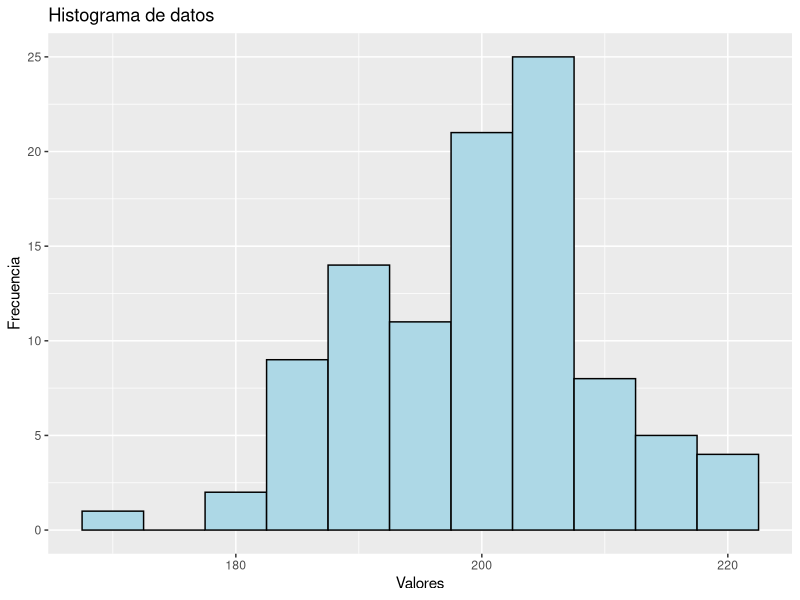
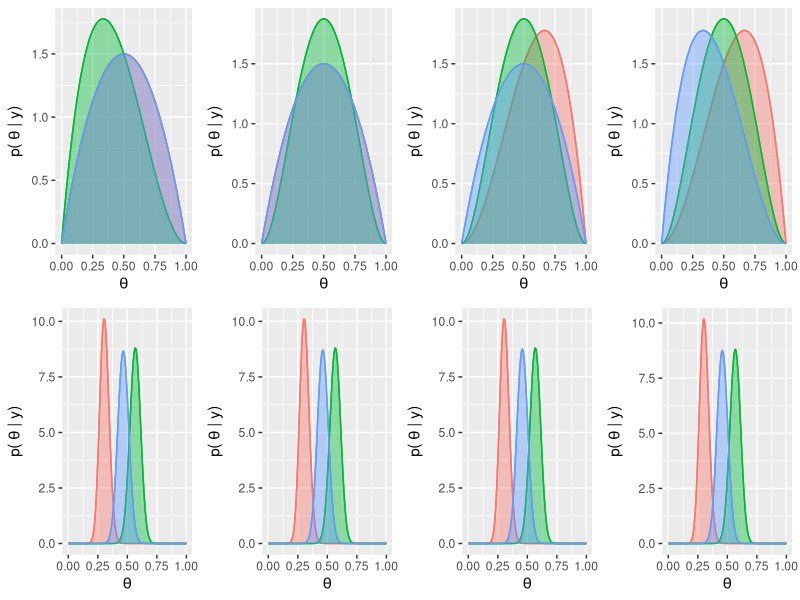
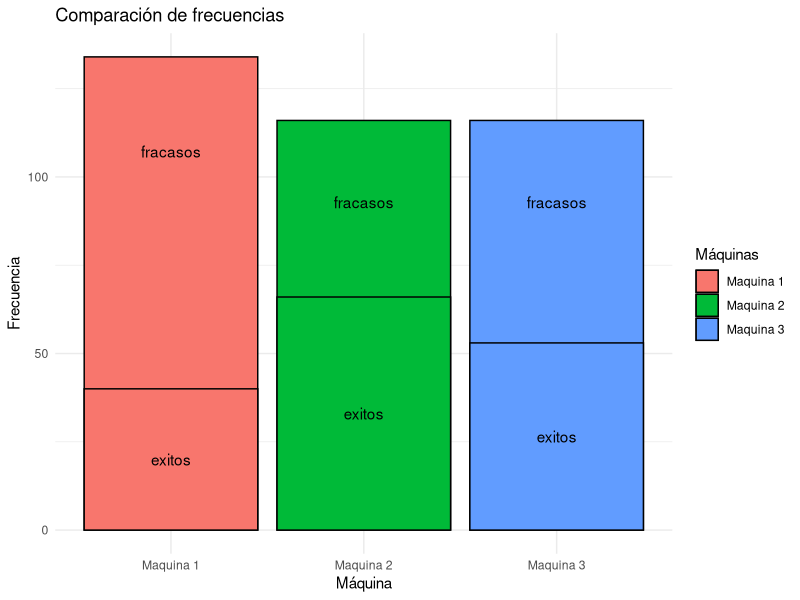
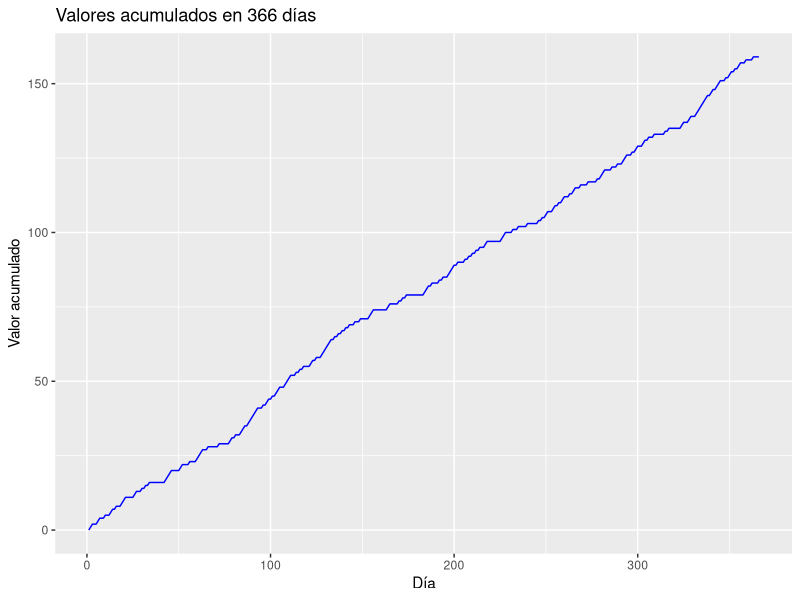
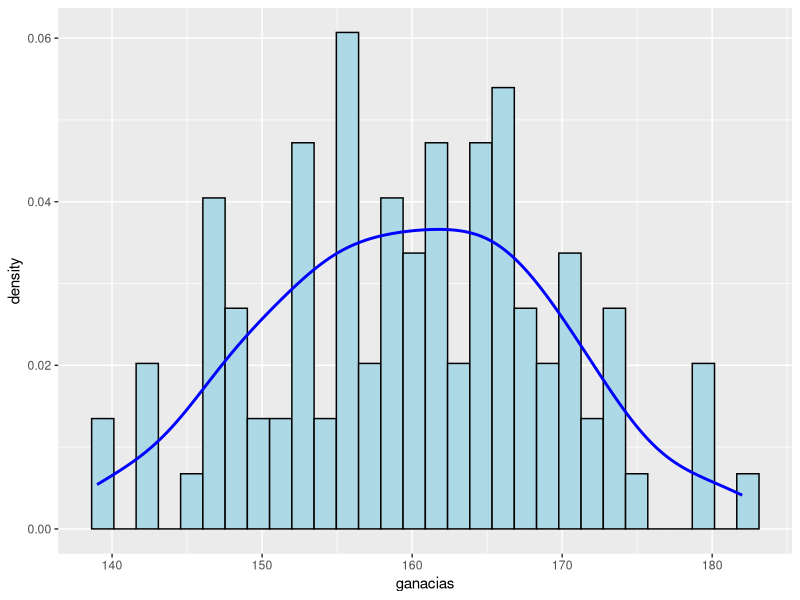
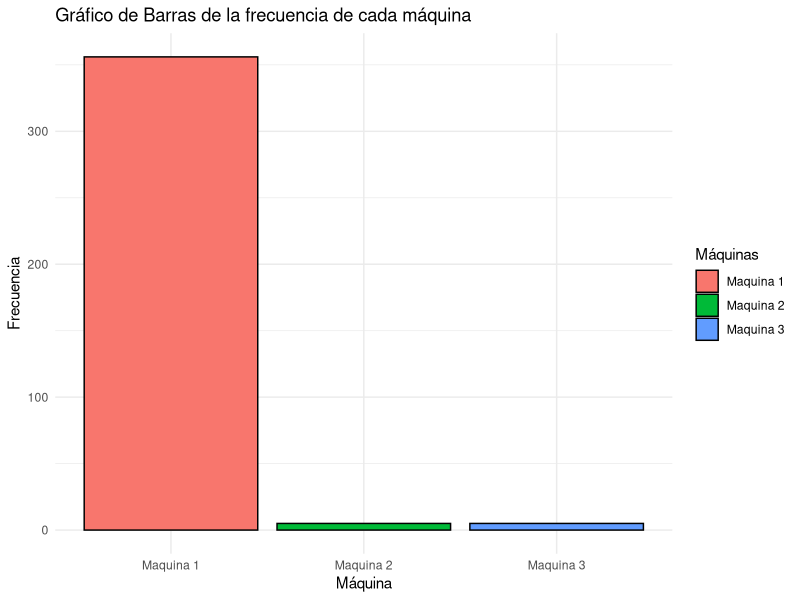
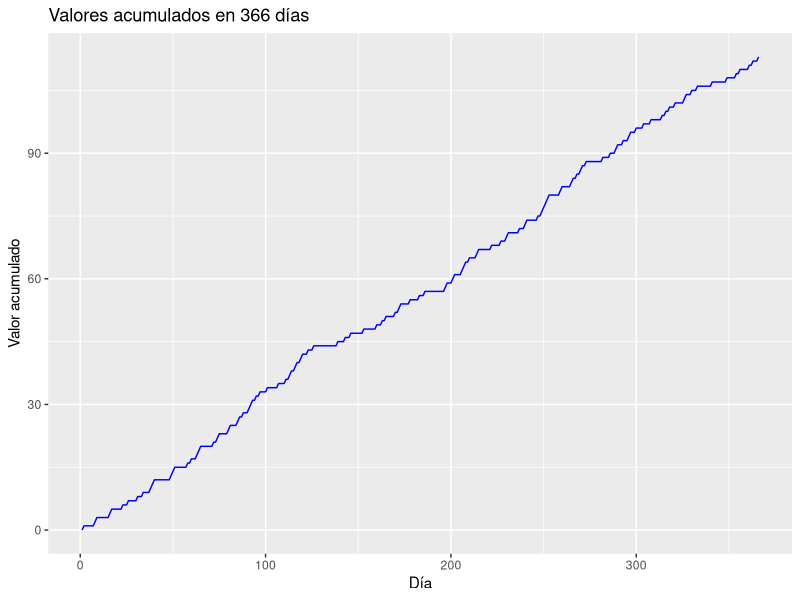
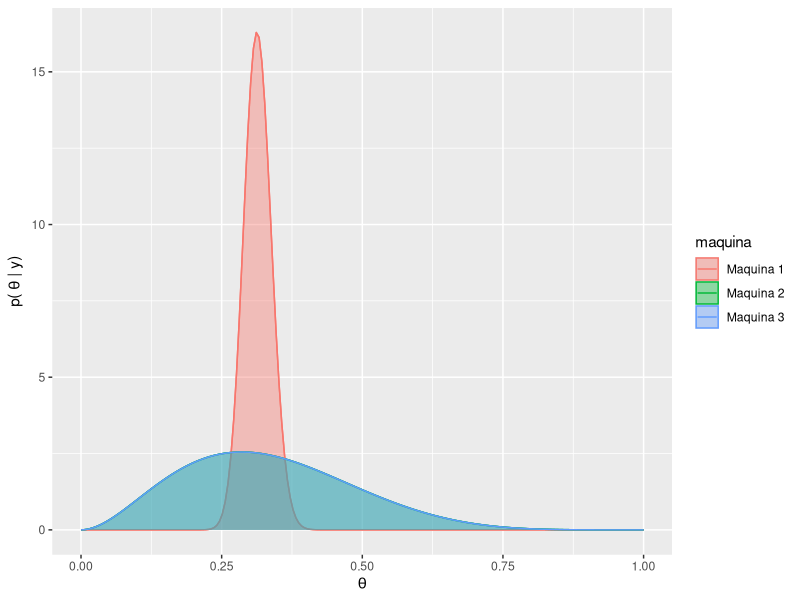

The R source for these figures, in order: (Note: this script raises an error after producing the figures.)
library(ggplot2)
library(dplyr)
library(cowplot)
library(gridExtra)
n_simulaciones=100
set.seed(491)
resultados=rbinom(n_simulaciones, 366, 0.55)
datos=data.frame(resultados)
summary(datos) # mejorar


ggplot(data.frame(x = resultados), aes(x)) +
  geom_histogram(binwidth = 5, fill = "lightblue", color = "black") +
  #geom_density(color = "red", size = 1.5) +  # Agrega la línea suavizada
  labs(title = "Histograma de datos",
       x = "Valores",
       y = "Frecuencia")

#en promedio esperamos que gane 200.6 veces o 201


################################################################################
################################################################################
################################################################################

## Estrategia 1: Completamente al azar
####################### 1
al_azar <- function(lista1) {
  alphas <- lista1[[1]]
  betas <- lista1[[2]]
  tethas <- lista1[[3]]
  prior_df <- lista1[[4]]
  x1=seq(0,1,length.out =200)

  sample <- sample(1:length(alphas), 1)
  juego <- rbinom(1, 1, tethas[sample])
  alphas[sample] <- alphas[sample] + juego
  betas[sample] <- betas[sample] + 1 - juego
  
  postirior <- dbeta(x1, alphas[sample],  betas[sample])
  prior_df[, sample] <- postirior
  salida1_list <- list(alphas, betas, tethas, prior_df, sample, juego)
  return(salida1_list)
}

####################### 2
set.seed(491)
alphas<-c(2,2,2)
betas<-c(2,2,2)
tethas=c(0.3,0.55,0.45)

x1=seq(0,1,length.out =200)
prior_df <- data.frame(prior1=dbeta(x1,alphas[1],betas[1]), 
                       prior2=dbeta(x1,alphas[2],betas[2]), 
                       prior3=dbeta(x1,alphas[3],betas[3]))

wins=numeric(366)
cont_exitos= c(0,0,0)
cont_tiradas = c(0, 0, 0)
juego=0
sample=0
entrada1_list = list(alphas, betas, tethas, prior_df, sample, juego)
graf_list=list()

for (i in 1:366) {
  entrada1_list=al_azar(lista1=entrada1_list)
  sample <- entrada1_list[[5]]
  juego <- entrada1_list[[6]]
  cont_exitos[sample] <- cont_exitos[sample] + juego
  cont_tiradas[sample] <- cont_tiradas[sample] + 1
  prior_df <- entrada1_list[[4]]

  if(i==1){
    wins[i]=juego
  }else{
    wins[i]=wins[i-1]+juego
  }
  prior_df_largo <- data.frame(
    theta = x1,
    posterior = rep(c(prior_df$prior1, 
                      prior_df$prior2, 
                      prior_df$prior3), time = 1),
    maquina = rep(c("Maquina 1", "Maquina 2", "Maquina 3"), each = 200)
  )
  graf_list[[i]] <- ggplot(prior_df_largo)+
    aes(x = theta, y = posterior, color = maquina)+
    theme(legend.position = "none")+
    geom_line() +
    geom_area(aes(fill = maquina), alpha = 0.4, position = "identity") +
    labs(x = expression(theta), y = expression("p(" ~ theta ~ "| y)"))
}

grid.arrange(graf_list[[1]],graf_list[[2]],graf_list[[3]],graf_list[[4]],
             graf_list[[363]],graf_list[[364]],graf_list[[365]],graf_list[[366]],
             ncol = 4)


# Crear el gráfico de barras

df <- data.frame(maq = c("Maquina 1", "Maquina 2", "Maquina 3"),
                 freq = cont_tiradas,
                 exitos = cont_exitos,
                 fracasos = cont_tiradas - cont_exitos)
ggplot(df, aes(x = maq, fill = maq)) +
  geom_bar(aes(y = freq ), stat = "identity", color = "black") +
  geom_bar(aes(y = exitos ), stat = "identity", color = "black") +
  geom_text(aes(y = exitos, label = "exitos"), position = position_stack(vjust = 0.5)) +
  geom_text(aes(y = freq, label = "fracasos"), position = position_stack(vjust = 0.8)) +
  labs(title = "Comparación de frecuencias",
       x = "Máquina",
       y = "Frecuencia") +
  theme_minimal() +
  guides(fill = guide_legend(title = "Máquinas"))


df <- data.frame(dias = 1:366, wins=wins)
# Crear el gráfico evolucion ganancia
ggplot(df, aes(x = dias, y = wins)) +
  geom_line(color = "blue")+
  labs(title = "Valores acumulados en 366 días",
       x = "Día",
       y = "Valor acumulado")


######################## 3 1000 de 365 dias
wins1_anio = numeric(n_simulaciones)

for (anio in 1:n_simulaciones) {
  alphas<-c(2,2,2)
  betas<-c(2,2,2)
  tethas=c(0.3,0.55,0.45)
  x1=seq(0,1,length.out =200)
  prior_df <- data.frame(prior1=dbeta(x1,alphas[1],betas[1]), 
                         prior2=dbeta(x1,alphas[2],betas[2]), 
                         prior3=dbeta(x1,alphas[3],betas[3]))
  wins=numeric(366)
  cont_exitos= c(0,0,0)
  cont_tiradas = c(0, 0, 0)
  juego=0
  sample=0
  entrada1_list = list(alphas, betas, tethas, prior_df, sample, juego)
  graf_list=list()
  
  for (i in 1:366) {
    entrada1_list=al_azar(lista1=entrada1_list)
    sample <- entrada1_list[[5]]
    juego <- entrada1_list[[6]]
    cont_exitos[sample] <- cont_exitos[sample] + juego
    cont_tiradas[sample] <- cont_tiradas[sample] + 1
    prior_df <- entrada1_list[[4]]
    
    if(i==1){
      wins[i]=juego
    }else{
      wins[i]=wins[i-1]+juego
    }
  }
  wins1_anio[anio] <- wins[366]
}

ganacias_df <- data.frame(anios=1:n_simulaciones, ganacias=wins1_anio)
ggplot(ganacias_df) +
  aes(x = ganacias) +
  geom_histogram(aes(y = ..density..), color = "black", fill = "lightblue", bins = 30) +
  geom_density(color = "blue", size = 1)

#4 no es bayesiano, es al azar perreque

################################################################################
################################################################################
################################################################################

## Estrategia 2: Greedy con tasa obs


###### 1 Fijamos la semilla
set.seed(412)
greedy_tasa_obs<-function(lista2){
  fl_calentamiento <- lista2[[5]]
  t <- lista2[[2]]
  tethas <- lista2[[1]]
  if (fl_calentamiento){
    sample <- sample(1:3, 1)
  }
  else{
    sample <- order(t + runif(3,0.001, 0.009), decreasing = TRUE)[1]
  }
  juego <- rbinom(1, 1, tethas[sample])
  lista2_salida<-list(tethas, t, juego, sample, fl_calentamineto)
  return(lista2_salida)
}

# Defino variables necesarias
tethas=c(0.3,0.55,0.45)
t = c(0.5,0.5,0.5)
cont_exitos= c(0,0,0)
cont_tiradas = c(0, 0, 0)
juego=0
sample=0
fl_calentamineto=FALSE
wins=numeric(366)
lista2_entrada=list(tethas, t, juego, sample, fl_calentamineto)

for(i in 1:366){
  fl_calentamineto <- ifelse(i>10, FALSE, TRUE )

  lista2_entrada <- greedy_tasa_obs(lista2 = lista2_entrada)
  juego <- lista2_entrada[[3]]
  sample <- lista2_entrada[[4]]
  cont_exitos[sample] <- cont_exitos[sample] + juego
  cont_tiradas[sample] <- cont_tiradas[sample] + 1
  lista2_entrada[[2]][sample] <- cont_exitos[sample] / cont_tiradas[sample]
  if(i==1){
    wins[i]=juego
  }else{
    wins[i]=wins[i-1]+juego
  }
}


# Graficos
df <- data.frame(cont = c("Maquina 1", "Maquina 2", "Maquina 3"),
                 freq = cont_tiradas)

ggplot(df, aes(x = cont, y = freq, fill = cont)) +
  geom_bar(stat = "identity", color = "black") +
  labs(title = "Gráfico de Barras de la frecuencia de cada máquina",
       x = "Máquina",
       y = "Frecuencia") +
  theme_minimal() + 
  guides(fill = guide_legend(title = "Máquinas"))


df <- data.frame(dias = 1:366, wins=wins)
# Crear el gráfico de barras
ggplot(df, aes(x = dias, y = wins)) +
  geom_line(color = "blue")+
  labs(title = "Valores acumulados en 366 días",
       x = "Día",
       y = "Valor acumulado")


# Crear el gráfico de postiriors
x1=seq(0,1,length.out =200)
posterior1=dbeta(x1,2+cont_exitos[1],2+cont_tiradas[1]-cont_exitos[1])
posterior2=dbeta(x1,2+cont_exitos[2],2+cont_tiradas[2]-cont_exitos[2])
posterior3=dbeta(x1,2+cont_exitos[3],2+cont_tiradas[3]-cont_exitos[3])

df <- data.frame(
  theta = x1,
  posterior = rep(c(posterior1,posterior2, posterior3), time = 1),
  maquina = rep(c("Maquina 1", "Maquina 2", "Maquina 3"), each = length(x1))
)

ggplot(df)+
  aes(x = theta, y = posterior, color = maquina)+
  theme(legend.position = "right")+
  geom_line() +
  geom_area(aes(fill = maquina), alpha = 0.4, position = "identity") +
  labs(x = expression(theta), y = expression("p(" ~ theta ~ "| y)"))


######################## 3 1000 de 365 dias

wins2_anio = numeric(n_simulaciones)

for (anio in 1:n_simulaciones) {
  # Definimos parametros
  tethas=c(0.3,0.55,0.45)
  t = c(0.5,0.5,0.5)
  cont_exitos= c(0,0,0)
  cont_tiradas = c(0, 0, 0)
  juego=0
  sample=0
  fl_calentamineto=TRUE
  wins=numeric(366)
  lista2_entrada=list(tethas, t, juego, sample, fl_calentamineto)
  #Simulamos anio
  for(i in 1:366){
    fl_calentamineto <- ifelse(i>10, FALSE, TRUE )
    
    lista2_entrada <- greedy_tasa_obs(lista2 = lista2_entrada)
    juego <- lista2_entrada[[3]]
    sample <- lista2_entrada[[4]]
    cont_exitos[sample] <- cont_exitos[sample] + juego
    cont_tiradas[sample] <- cont_tiradas[sample] + 1
    lista2_entrada[[2]][sample] <- cont_exitos[sample] / cont_tiradas[sample]
    if(i==1){
      wins[i]=juego
    }else{
      wins[i]=wins[i-1]+juego
    }
  }
  wins2_anio[anio] <- wins[366]
}

ganacias_df <- data.frame(anios=1:n_simulaciones, ganacias=wins2_anio)
ggplot(ganacias_df) +
  aes(x = ganacias) +
  geom_histogram(aes(y = ..density..), color = "black", fill = "lightblue", bins = 30) +
  geom_density(color = "blue", size = 1)
#Se ve bine la suma de 3 normales de 3 maquinas, esta bueno

#4 creo que es un metodo frecuentista porque juega nu par de veces y decide


################################################################################
################################################################################
################################################################################

# Estrategia 3: Greedy con probabilidad a posteriorir
# entiendo que elige la que tenga mejor esperanza hasta el momento

set.seed(412)
greedy_prob_posterior<-function(lista3){
  tethas <- lista3[[1]]
  alphas <- lista3[[2]]
  betas <- lista3[[3]]
  
  esperanzas = c(alphas[1]/(alphas[1]+betas[1]),
                alphas[2]/(alphas[2]+betas[2]),
                alphas[3]/(alphas[3]+betas[3]))
  #print(esperanzas)
  sample <- order(esperanzas + runif(3,0.001, 0.009)  , decreasing = TRUE)[1]
  juego <- rbinom(1, 1, tethas[sample])
  alphas[sample] <- alphas[sample] + juego
  betas[sample] <- betas[sample] + 1 - juego
  
  lista3_salida<-list(tethas, alphas, betas, juego, sample)
  return(lista3_salida)
}

# Defino variables necesarias
tethas=c(0.3,0.55,0.45)
alphas<-c(2,2,2)
betas<-c(2,2,2)
juego=0
sample=0
cont_exitos= c(0,0,0) 
cont_tiradas = c(0, 0, 0)

wins=numeric(366)
lista3_entrada=list(tethas, alphas, betas, juego, sample)

for(i in 1:366){
  lista3_entrada <- greedy_prob_posterior(lista3 = lista3_entrada)
  juego <- lista3_entrada[[4]]
  alphas <- lista3_entrada[[2]]
  betas <- lista3_entrada[[3]]
  sample <- lista3_entrada[[5]]
  cont_exitos[sample] = cont_exitos[sample] + juego 
  cont_tiradas[sample] = cont_tiradas[sample] + 1
  if(i==1){
    wins[i]=juego
  }else{
    wins[i]=wins[i-1]+juego
  }
}


# Crear el gráfico de barras

df <- data.frame(maq = c("Maquina 1", "Maquina 2", "Maquina 3"),
                 freq = cont_tiradas)
ggplot(df, aes(x = maq, y = freq, fill = maq)) +
  geom_bar(stat = "identity", color = "black") +
  labs(title = "Comparación de frecuencias",
       x = "Máquina",
       y = "Frecuencia") +
  theme_minimal() +
  guides(fill = guide_legend(title = "Máquinas"))


df <- data.frame(dias = 1:366, wins=wins)
# Crear el gráfico evolucion ganancia
ggplot(df, aes(x = dias, y = wins)) +
  geom_line(color = "blue")+
  labs(title = "Valores acumulados en 366 días",
       x = "Día",
       y = "Valor acumulado")



# Crear el gráfico de postiriors
x1=seq(0,1,length.out =200)
posterior1=dbeta(x1,alphas[1],betas[1])
posterior2=dbeta(x1,alphas[2],betas[2])
posterior3=dbeta(x1,alphas[3],betas[3])
df <- data.frame(
  theta = x1,
  posterior = c(posterior1, posterior2, posterior3),
  maquina = rep(c("Maquina 1", "Maquina 2", "Maquina 3"), each = length(x1))
)

ggplot(df)+
  aes(x = theta, y = posterior, color = maquina)+
  theme(legend.position = "right")+
  geom_line() +
  geom_area(aes(fill = maquina), alpha = 0.4, position = "identity") +
  labs(x = expression(theta), y = expression("p(" ~ theta ~ "| y)"))

######################## 3 1000 de 365 dias
wins3_anio=numeric(n_simulaciones)
for (anio in 1:n_simulaciones) {
  # Defino variables necesarias
  tethas=c(0.3,0.55,0.45)
  alphas<-c(2,2,2)
  betas<-c(2,2,2)
  juego=0
  sample=0
  cont_exitos= c(0,0,0) 
  cont_tiradas = c(0, 0, 0)
  
  wins=numeric(366)
  lista3_entrada=list(tethas, alphas, betas, juego, sample)
  
  for(i in 1:366){
    lista3_entrada <- greedy_prob_posterior(lista3 = lista3_entrada)
    juego <- lista3_entrada[[4]]
    alphas <- lista3_entrada[[2]]
    betas <- lista3_entrada[[3]]
    sample <- lista3_entrada[[5]]
    cont_exitos[sample] = cont_exitos[sample] + juego 
    cont_tiradas[sample] = cont_tiradas[sample] + 1
    if(i==1){
      wins[i]=juego
    }else{
      wins[i]=wins[i-1]+juego
    }
  }
  wins3_anio[anio]<-wins[366]
}

ganancia_df <- data.frame(wins = wins3_anio)
ggplot(ganancia_df) +
  aes(x = wins) +
  geom_histogram(aes(y = ..density..), color = "black", fill = "lightblue", bins = 30) +
  geom_density(color = "blue", size = 1)

mean(wins3_anio)
mean(wins2_anio)
mean(wins_anio)

##4 me parece un metodo bayesiano porque usa las 

################################################################################
################################################################################
################################################################################
# Estrategia 4: e-greedy con tasa obs

set.seed(412)
e_greedy_tasa_obs<-function(lista4){
  e<-lista4[[3]]
  explote<-runif(1)
  lista4[[6]] = 0
  lista4[[7]] = 0
  if(explote<=1-e){#Elige el mejor
    lista4[[7]] = 1 # exploto
    sample <-  order(t + runif(3,0.001, 0.009), decreasing = TRUE)[1]
  }else{#Elige aleatoriamente 
    lista4[[6]] = 1 # exploro
    sample <-  as.numeric(sample(1:3, 1))
  }

  juego <- rbinom(1, 1, tethas[sample])
  lista4_salida<-list(tethas, t, e, juego, sample, lista4[[6]], lista4[[7]])
  return(lista4_salida)
}

############# e = 0.2 ######################
e=0.2
# Defino variables necesarias
tethas=c(0.3,0.55,0.45)
t = c(0.5,0.5,0.5)
cont_exitos= c(0,0,0) 
cont_tiradas = c(0, 0, 0)
juego=0
sample=0
exploro=0
exploto=0
wins=numeric(366)
lista4_entrada=list(tethas, t, e, juego, sample, exploro, exploto)

for(i in 1:366){
  lista4_entrada <- e_greedy_tasa_obs(lista4 = lista4_entrada)
  juego <- lista4_entrada[[4]]
  sample <- lista4_entrada[[5]]
  exploro <- exploro + lista4_entrada[[6]]
  exploto <- exploto + lista4_entrada[[7]]
  cont_exitos[sample] <- cont_exitos[sample] + juego
  cont_tiradas[sample] <- cont_tiradas[sample] + 1
  lista4_entrada[[2]][sample] <- cont_exitos[sample] / cont_tiradas[sample]
  if(i==1){
    wins[i]=juego
  }else{
    wins[i]=wins[i-1]+juego
  }
}

# Graficos
df <- data.frame(cont = c("Maquina 1", "Maquina 2", "Maquina 3"),
                 freq = cont_tiradas)

ggplot(df, aes(x = cont, y = freq, fill = cont)) +
  geom_bar(stat = "identity", color = "black") +
  labs(title = "Gráfico de Barras de la frecuencia de cada máquina",
       x = "Máquina",
       y = "Frecuencia") +
  theme_minimal() + 
  guides(fill = guide_legend(title = "Máquinas"))


df <- data.frame(dias = 1:366, wins=wins)
# Crear el gráfico de barras
ggplot(df, aes(x = dias, y = wins)) +
  geom_line(color = "blue")+
  labs(title = "Valores acumulados en 366 días",
       x = "Día",
       y = "Valor acumulado")

# Crear el gráfico de postiriors
x1=seq(0,1,length.out =200)
posterior1=dbeta(x1,2+cont_exitos[1],2+cont_tiradas[1]-cont_exitos[1])
posterior2=dbeta(x1,2+cont_exitos[2],2+cont_tiradas[2]-cont_exitos[2])
posterior3=dbeta(x1,2+cont_exitos[3],2+cont_tiradas[3]-cont_exitos[3])

df <- data.frame(
  theta = x1,
  posterior = rep(c(posterior1,posterior2, posterior3), time = 1),
  maquina = rep(c("Maquina 1", "Maquina 2", "Maquina 3"), each = length(x1))
)

ggplot(df)+
  aes(x = theta, y = posterior, color = maquina)+
  theme(legend.position = "right")+
  geom_line() +
  geom_area(aes(fill = maquina), alpha = 0.4, position = "identity") +
  labs(x = expression(theta), y = expression("p(" ~ theta ~ "| y)"))

######################## 3 1000 de 365 dias
wins4_anio=numeric(n_simulaciones)
for (anio in 1:n_simulaciones) {
  # Defino variables necesarias
  tethas=c(0.3,0.55,0.45)
  t = c(0.5,0.5,0.5)
  cont_exitos= c(0,0,0) 
  cont_tiradas = c(0, 0, 0)
  juego=0
  sample=0
  exploro=0
  exploto=0
  
  wins=numeric(366)
  lista4_entrada=list(tethas, t, e, juego, sample, exploro, exploto)
  
  for(i in 1:366){
    lista4_entrada <- e_greedy_tasa_obs(lista4 = lista4_entrada)
    juego <- lista4_entrada[[4]]
    sample <- lista4_entrada[[5]]
    exploro <- exploro + lista4_entrada[[6]]
    exploto <- exploto + lista4_entrada[[7]]
    cont_exitos[sample] <- cont_exitos[sample] + juego
    cont_tiradas[sample] <- cont_tiradas[sample] + 1
    lista4_entrada[[2]][sample] <- cont_exitos[sample] / cont_tiradas[sample]
    if(i==1){
      wins[i]=juego
    }else{
      wins[i]=wins[i-1]+juego
    }
  }
  wins4_anio[anio]<-wins[366]
}

ganancia_df <- data.frame(wins = wins4_anio)
ggplot(ganancia_df) +
  aes(x = wins) +
  geom_histogram(aes(y = ..density..), color = "black", fill = "lightblue", bins = 30) +
  geom_density(color = "blue", size = 1)


###### 3 e distintos
graf_list <- list()
j=1
for (e in c(0.1, 0.2, 0.3)){
  wins4_anio=numeric(n_simulaciones)
  for (anio in 1:n_simulaciones) {
    # Defino variables necesarias
    tethas=c(0.3,0.55,0.45)
    t = c(0.5,0.5,0.5)
    cont_exitos= c(0,0,0) 
    cont_tiradas = c(0, 0, 0)
    juego=0
    sample=0
    exploro=0
    exploto=0
    
    wins=numeric(366)
    lista4_entrada=list(tethas, t, e, juego, sample, exploro, exploto)
    
    for(i in 1:366){
      lista4_entrada <- e_greedy_tasa_obs(lista4 = lista4_entrada)
      juego <- lista4_entrada[[4]]
      sample <- lista4_entrada[[5]]
      exploro <- exploro + lista4_entrada[[6]]
      exploto <- exploto + lista4_entrada[[7]]
      cont_exitos[sample] <- cont_exitos[sample] + juego
      cont_tiradas[sample] <- cont_tiradas[sample] + 1
      lista4_entrada[[2]][sample] <- cont_exitos[sample] / cont_tiradas[sample]
      if(i==1){
        wins[i]=juego
      }else{
        wins[i]=wins[i-1]+juego
      }
    }
    wins4_anio[anio]<-wins[366]
  }
  
  ganancia_df <- data.frame(wins = wins4_anio)
  graf_list[[j]] <-ggplot(ganancia_df) + #Reemplazar por boxplots
        aes(x = wins) +
        geom_histogram(aes(y = ..density..), color = "black", fill = "lightblue", bins = 30) +
        geom_density(color = "blue", size = 1)
  j=j+1
}

grid.arrange(graf_list[[1]],
             graf_list[[2]],
             graf_list[[3]],
             ncol=1)

#4 es bayesiano?

################################################################################
################################################################################
################################################################################
# Estrategia 5: soft max


################################################################################
################################################################################
################################################################################
# Estrategia 6: upper bound


################################################################################
################################################################################
################################################################################
# Estrategia 7: thompson sampling
# Se usa la media para comparar muestras
thompson_sampling <- function(lista7){
  alphas <- lista7[[1]]
  betas <- lista7[[2]]
  tethas <- lista7[[3]]
  muestra<- c(rbeta(1,alphas[1],betas[1]), 
               rbeta(1,alphas[2],betas[2]), 
               rbeta(1,alphas[3],betas[3]))
  print(muestra)
  sample <- order(muestra, decreasing = TRUE)[1]
  juego <- rbinom(1, 1, tethas[sample])
  alphas[sample] <- alphas[sample] + juego
  betas[sample] <- betas[sample] + 1 - juego
  
  lista7_salida<-list(alphas, betas, tethas,  muestra, juego,  sample)
  return(lista7_salida)
}

#### 2 
set.seed(491)
alphas<-c(2,2,2)
betas<-c(2,2,2)
tethas=c(0.3,0.55,0.45)
wins=numeric(366)
cont_exitos= c(0,0,0)
cont_tiradas = c(0, 0, 0)
juego=0
sample=0
muestra=c()

lista7_entrada<-list(alphas, betas, tethas,  muestra, juego,  sample)

for(i in 1:366){
  lista7_entrada <- thompson_sampling( lista7_entrada )
  juego <- lista7_entrada[[5]]
  sample <- lista7_entrada[[6]]
  cont_exitos[sample] <- cont_exitos[sample] + juego
  cont_tiradas[sample] <- cont_tiradas[sample] + 1

  if(i==1){
    wins[i]=juego
  }else{
    wins[i]=wins[i-1]+juego
  }
}
# Graficos
df <- data.frame(cont = c("Maquina 1", "Maquina 2", "Maquina 3"),
                 freq = cont_tiradas)

ggplot(df, aes(x = cont, y = freq, fill = cont)) +
  geom_bar(stat = "identity", color = "black") +
  labs(title = "Gráfico de Barras de la frecuencia de cada máquina",
       x = "Máquina",
       y = "Frecuencia") +
  theme_minimal() + 
  guides(fill = guide_legend(title = "Máquinas"))


df <- data.frame(dias = 1:366, wins=wins)
# Crear el gráfico de barras
ggplot(df, aes(x = dias, y = wins)) +
  geom_line(color = "blue")+
  labs(title = "Valores acumulados en 366 días",
       x = "Día",
       y = "Valor acumulado")

# Crear el gráfico de postiriors
x1=seq(0,1,length.out =200)
posterior1=dbeta(x1,2+cont_exitos[1],2+cont_tiradas[1]-cont_exitos[1])
posterior2=dbeta(x1,2+cont_exitos[2],2+cont_tiradas[2]-cont_exitos[2])
posterior3=dbeta(x1,2+cont_exitos[3],2+cont_tiradas[3]-cont_exitos[3])

df <- data.frame(
  theta = x1,
  posterior = rep(c(posterior1,posterior2, posterior3), time = 1),
  maquina = rep(c("Maquina 1", "Maquina 2", "Maquina 3"), each = length(x1))
)

ggplot(df)+
  aes(x = theta, y = posterior, color = maquina)+
  theme(legend.position = "right")+
  geom_line() +
  geom_area(aes(fill = maquina), alpha = 0.4, position = "identity") +
  labs(x = expression(theta), y = expression("p(" ~ theta ~ "| y)"))
